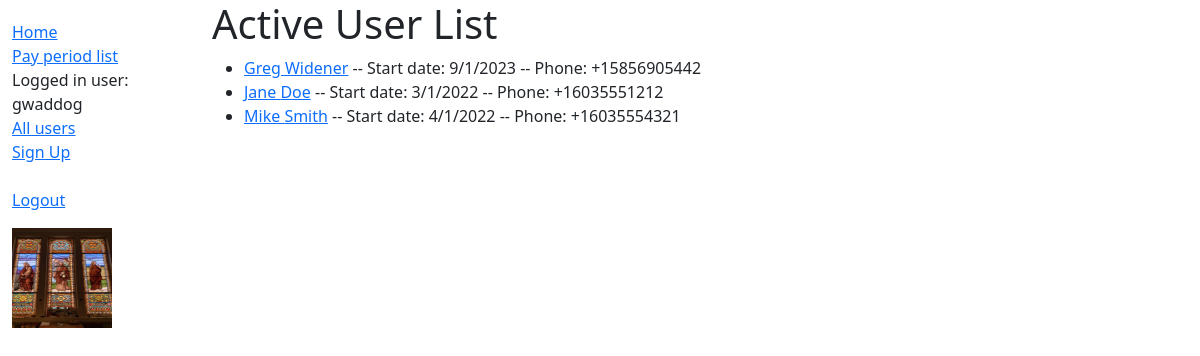
/timecard/activeuser/ (signed in), run on the app's committed database.
### timecard/models.py (models this page shows, shortened)
class ActiveUser(AbstractUser):
    pass
    start_date = models.DateField(null=False, blank=False, help_text='Start Date')
    end_date = models.DateField(default=None, null=True, blank=True, help_text='End Date')
    vacation_hours = models.IntegerField(default=0, null=False, help_text='Vacation hours alloted per year')
    phone_number = PhoneField(null=False, blank=False, unique=True, E164_only=False, help_text='Mobile phone number')
    objects = MyUserManager()
    REQUIRED_FIELDS = ['email', 'start_date', 'vacation_hours', 'phone_number']
    def get_absolute_url(self):
        return reverse('activeuser-home', args=[str(self.id), str(0), str(0)])

### timecard/views.py (the view)
# urls.py: path('activeuser/', views.ActiveuserListView.as_view(), name='activeuser'),
class ActiveuserListView(PermissionRequiredMixin, generic.ListView):
    permission_required = [ActiveUser.is_staff, ActiveUser.is_superuser]
    model = ActiveUser
    context_object_name = 'activeuser_list'
    template_name = 'activeuser_list.html'

### timecard/templates/timecard/activeuser_list.html
{% extends "base_generic.html" %}
{% block content %}
  <h1>Active User List</h1>
    {% if activeuser_list %}
      <ul>
        {% for activeuser in activeuser_list %}
        <li>
          <a href="{{ activeuser.get_absolute_url }}">{{ activeuser.first_name }} {{ activeuser.last_name }}</a>
          -- Start date: {{activeuser.start_date|date:'n/j/Y' }}
          -- Phone: {{activeuser.phone_number}}
        </li>
        {% endfor %}
      </ul>
    {% else %}
      <p>There are no Active Users set up yet.</p>
    {% endif %}
{% endblock %}

### timecard/templates/base_generic.html (shortened to what this page needs)
<!DOCTYPE html>
<html lang="en">
  <head>
    <link
      href="https://cdn.jsdelivr.net/npm/bootstrap@5.1.3/dist/css/bootstrap.min.css"
      rel="stylesheet"
 />
    {% load static %}
    <link rel="stylesheet" href="{% static 'css/styles.css' %}" />
  </head>
  <body>
    <div class="container-fluid">
      <div class="row">
        <div class="col-sm-2">
          {% if user.is_authenticated %}
            {% block sidebar %}
              <ul class="sidebar-nav">
                <li><a href="{% url 'login-success' %}">Home</a></li>
                {% if display_year %}
                  <li><a href="{% url 'period-list' year=display_year %}">Pay period list</a></li>
                {% else %}
                  <li><a href="{% url 'period-list' year=0 %}">Pay period list</a></li>
                {% endif %}
                {% if user.is_superuser %}
                  <li>Logged in user: {{ user.get_username }}</li>
                  <li><a href="{% url 'activeuser' %}">All users</a></li>
                  <li><a href="{% url 'signup' %}">Sign Up</a></li>
                {% endif %}
                <br>
                <li><a href="{% url 'logout' %}?next={{ request.path }}">Logout</a></li>
              </ul>
            {% endblock %}
          {% else %}
            <p>You are not logged in...</p>
            <a href="{% url 'login' %}">Log In</a>
          {% endif %}
          {% load static %}
          <img
                src="{% static 'images/ccg_jesus_stainedglass.jpg' %}"
                alt="Jesus Christ, Lord"
                style="width:100px;height:100px;" />
        </div>
        <div class="col-sm-10 ">{% block content %}{% endblock %}</div>
      </div>
    </div>
  </body>
</html>

### timecard/static/css/styles.css (style rules this page uses)
.sidebar-nav { margin-top: 20px; padding: 0; list-style: none; }

### data on the page
ActiveUser: get_username "gwaddog", first_name "Greg", last_name "Widener", start_date "9/1/2023", phone_number "+15856905442"
ActiveUser: first_name "Jane", last_name "Doe", start_date "3/1/2022", phone_number "+16035551212"
ActiveUser: first_name "Mike", last_name "Smith", start_date "4/1/2022", phone_number "+16035554321"
